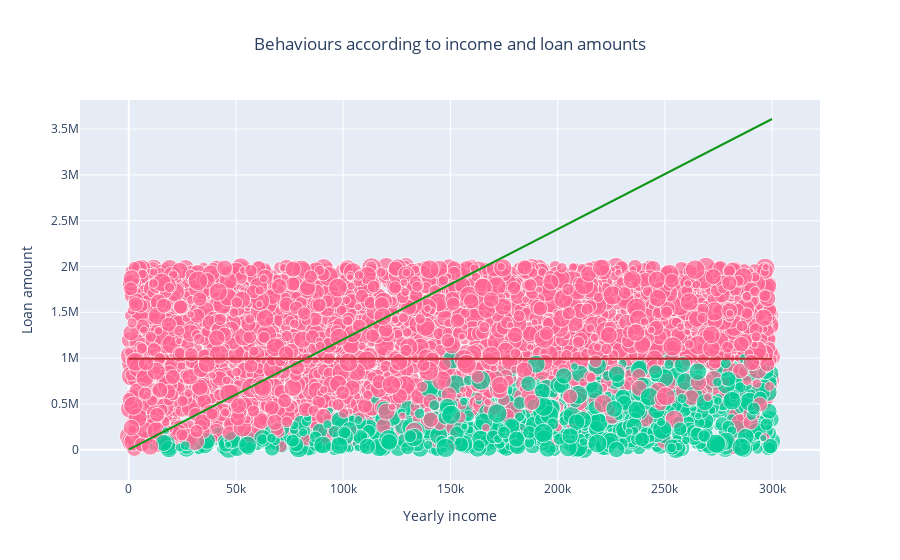

The code cell stored with this chart in its notebook:
### Code cell
fig = go.Figure()
fig.add_trace(go.Scatter(
                 x=datasink[get_decision_borrower_yearly_income],
                 y=datasink[get_decision_amount],
                 mode='markers',
                 marker_size=array_normalize(datasink[get_decision_borrower_credit_score], 20), 
                 marker_color=set_colors(datasink[get_decision_approval]),
                 text=datasink[get_decision_approval], 
                 hovertext=datasink[get_decision_id],
                 hovertemplate="<b>Income:</b> %{x}<br><b>Loan amount:</b> %{y}<br><b>Approval:</b> %{text}<br><b>Id:</b> %{hovertext}<extra></extra>",
                 name='V1'
))


fig.add_trace(
    go.Scatter(
        x=np.array([0, max(datasink[get_decision_borrower_yearly_income])]),
        y=max(datasink.query(select_approved_decision)[get_decision_amount]/datasink.query(select_approved_decision)[get_decision_borrower_yearly_income])*np.array([0, max(datasink[get_decision_borrower_yearly_income])]),
        mode="lines",
        line=go.scatter.Line(color="#109618"),
        showlegend=False)
)
fig.add_trace(
    go.Scatter(
        x=np.array([0, max(datasink[get_decision_borrower_yearly_income])]),
        y=max(datasink.query(select_approved_decision)[get_decision_amount])*np.array([1, 1]),
        mode="lines",
        line=go.scatter.Line(color="#B82E2E"),
        showlegend=False)
)


fig.update_xaxes(title_text='Yearly income')
fig.update_yaxes(title_text='Loan amount')

fig.update_layout(
    barmode='stack', 
    showlegend=False,
    title={'text': f"Behaviours according to income and loan amounts",
          'x':0.5,
          'xanchor': 'center'
    })

iplot(fig)

### Figure 1 — Plotly figure (JSON) as saved in the notebook; plotly's stock layout.template omitted (floating-point values rounded to 4 significant figures; data arrays with more than 128 entries replaced by an {"elided": "..."} marker saying what was removed)
{"data": [{"hovertemplate": "<b>Income:</b> %{x}<br><b>Loan amount:</b> %{y}<br><b>Approval:</b> %{text}<br><b>Id:</b> %{hovertext}<extra></extra>", "hovertext": {"elided": "5000 str values"}, "marker": {"color": {"elided": "5000 str values"}, "size": {"elided": "5000 float values"}}, "mode": "markers", "name": "V1", "text": {"elided": "5000 bool values"}, "type": "scatter", "x": {"elided": "5000 int values"}, "y": {"elided": "5000 int values"}}, {"line": {"color": "#109618"}, "mode": "lines", "showlegend": false, "type": "scatter", "x": [0, 299943], "y": [0, 3610000.0]}, {"line": {"color": "#B82E2E"}, "mode": "lines", "showlegend": false, "type": "scatter", "x": [0, 299943], "y": [992567, 992567]}], "layout": {"autosize": true, "barmode": "stack", "showlegend": false, "title": {"text": "Behaviours according to income and loan amounts", "x": 0.5, "xanchor": "center"}, "xaxis": {"autorange": true, "range": [-20430.0, 320100.0], "title": {"text": "Yearly income"}, "type": "linear"}, "yaxis": {"autorange": true, "range": [-501900.0, 3826000.0], "title": {"text": "Loan amount"}, "type": "linear"}}}
